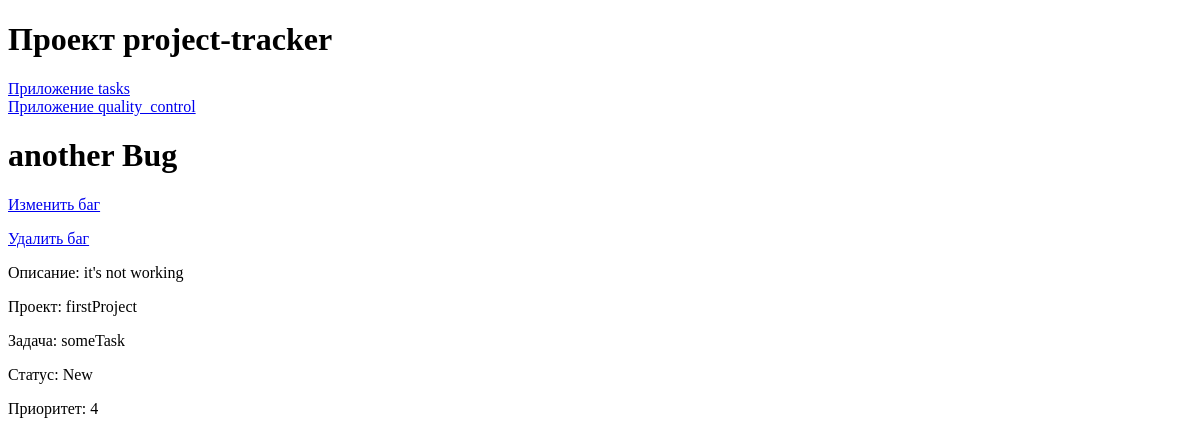
The app's page /quality_control/bugs/2/, older data.
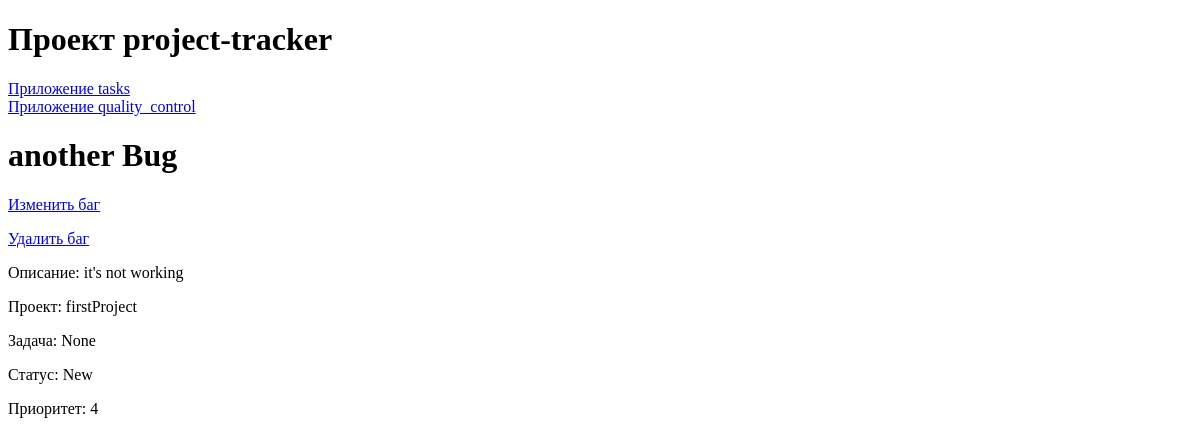
The same page, newer data.
### quality_control/models.py (models this page shows)
class BugReport(models.Model):
    STATUS_CHOICES = [
        ('New', 'Новая'),
        ('In_progress', 'В работе'),
        ('Completed', 'Завершена'),
    ]
    PRIORITY_CHOICES = [
        (0, 'Not important'),
        (1, 'Very low'),
        (2, 'Low'),
        (3, 'Normal'),
        (4, 'High'),
        (5, 'Very High'),
    ]
    title = models.CharField(max_length=100)
    description = models.TextField()
    project = models.ForeignKey(
        Project,
        on_delete=models.CASCADE
    )
    task = models.ForeignKey(
        Task,
        on_delete=models.SET_NULL,
        null=True,
        blank=True
    )
    status = models.CharField(
        max_length=50,
        choices=STATUS_CHOICES,
        default='New',
    )
    priority = models.IntegerField(
        choices=PRIORITY_CHOICES,
        default=0,
    )
    created_at = models.DateTimeField(auto_now_add=True)
    updated_at = models.DateTimeField(auto_now=True)

### tasks/models.py (models this page shows)
class Task(models.Model):
    STATUS_CHOICES = [
        ('New', 'Новая'),
        ('In_progress', 'В работе'),
        ('Completed', 'Завершена'),
    ]
    project = models.ForeignKey(
        Project,
        related_name='tasks',
        on_delete=models.CASCADE
    )
    name = models.CharField(max_length=100)
    description = models.TextField()
    created_at = models.DateTimeField(auto_now_add=True)
    updated_at = models.DateTimeField(auto_now=True)
    assignee = models.ForeignKey(
        User,
        related_name='tasks',
        on_delete=models.SET_NULL,
        null=True,
        blank=True
    )
    status = models.CharField(
        max_length=50,
        choices=STATUS_CHOICES,
        default='New',
    )
    def __str__(self):
        return self.name

class Project(models.Model):
    name = models.CharField(max_length=100)
    description = models.TextField()
    created_at = models.DateTimeField(auto_now_add=True)
    def __str__(self):
        return self.name

### quality_control/views.py (the view)
# urls.py: path('bugs/<int:bug_id>/', views.BugReportDetailView.as_view(), name='bug_detail'),
class BugReportDetailView(DetailView):
    model = BugReport
    pk_url_kwarg = 'bug_id'
    context_object_name='bug'
    template_name = 'quality_control/bug_detail.html'

### quality_control/templates/quality_control/bug_detail.html
{% extends 'base/base.html' %}
{% block content %}
    <h1>{{ bug.title}}</h1>
    <p><a href="{% url 'quality_control:update_bug' bug.id %}">Изменить баг</a></p>
    <p><a href="{% url 'quality_control:delete_bug' bug.id %}"onclick="return confirm('Вы уверены, что хотите удалить этот баг?');">Удалить баг</a></p>
    <p>Описание: {{ bug.description }}</p>
    <p>Проект: {{ bug.project}}</p>
    <p>Задача: {{ bug.task }}</p>
    <p>Статус: {{ bug.status }}</p>
    <p>Приоритет: {{ bug.priority }}</p>
{% endblock %}

Row changes from the older to the newer data that the page shows:
changed BugReport "another Bug": task "someTask" → "None"
